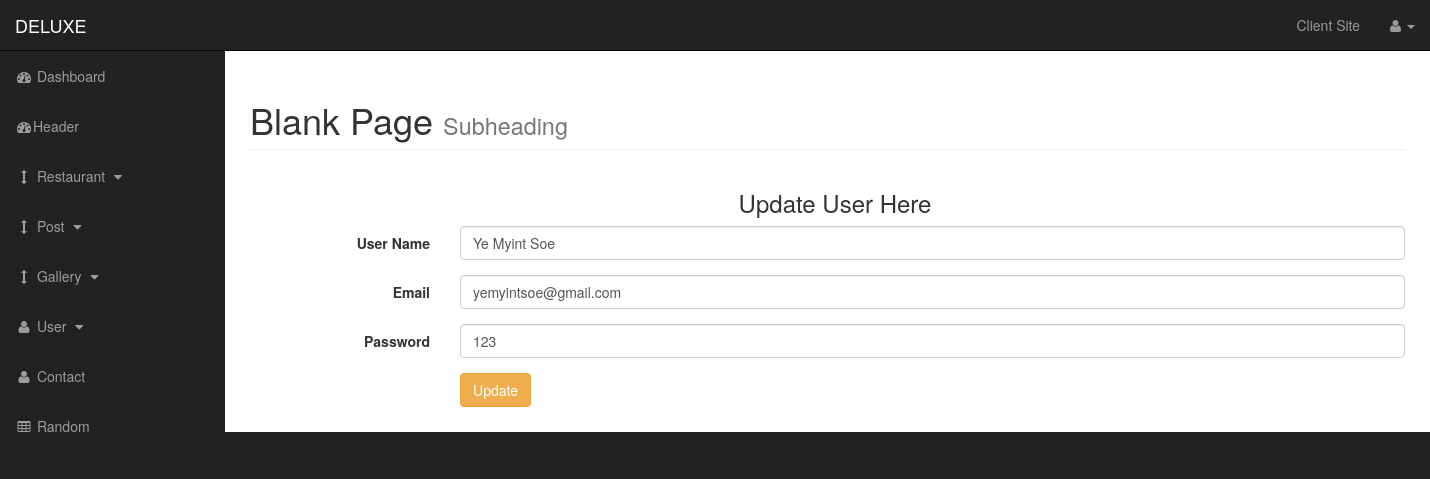
Page /admin/user.php?source=edit_user&edit_user=8 on the committed database.
### tables this page shows
CREATE TABLE `users` (
  `user_id` int(11) NOT NULL,
  `user_name` varchar(255) NOT NULL,
  `email` varchar(255) NOT NULL,
  `password` varchar(255) NOT NULL,
  `user_role` varchar(255) NOT NULL
);

### admin/include_admin/edit_user.php (the view, shortened to what this page needs)
<div class="container">
	<div class="row">
		<h3 class="text-center">Update User Here</h3>
		<div class="col-md-12">
<?php
if(isset($_GET['edit_user']))
	$edit_user = $_GET['edit_user'];
	$query = "SELECT * FROM users WHERE user_id = $edit_user";
	$result = mysqli_query($connect,$query);
	while($row=mysqli_fetch_assoc($result)){
		$user_name = $row['user_name'];
		$email = $row['email'];
		$password = $row['password'];
	}
?>
			<form action="" method="post" class="form-horizontal">
				<div class="form-group">
					<label for="" class="control-label col-md-2">User Name</label>
					<div class="col-md-10">
						<input type="text" class="form-control" name="user_name" value="<?php echo $user_name; ?>">
					</div>
				</div>
				<div class="form-group">
					<label for="" class="control-label col-md-2">Email</label>
					<div class="col-md-10">
						<input type="text" class="form-control" name="email" value="<?php echo $email; ?>">
					</div>
				</div>
				<div class="form-group">
					<label for="" class="control-label col-md-2">Password</label>
					<div class="col-md-10">
						<input type="text" class="form-control" name="password" value="<?php echo $password; ?>">
					</div>
				</div>
				<div class="form-group">
					<div class="col-md-10 col-md-offset-2">
						<input type="submit" class="btn btn-warning" name="edit_user" value="Update">
					</div>
				</div>
			</form>
		</div>
	</div>
</div>

### admin/css/sb-admin.css (style rules this page uses)
body { margin-top: 100px; background-color: #222; }
@media (min-width:768px) { body { margin-top: 50px; } }

### rows in the picture
users: user_name "Ye Myint Soe", email "yemyintsoe@gmail.com", password "123"
